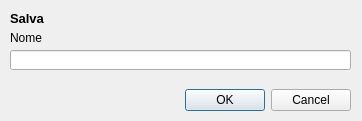
<?xml version="1.0" encoding="UTF-8"?>
<ui version="4.0">
 <class>Dialog</class>
 <widget class="QDialog" name="Dialog">
  <property name="geometry">
   <rect>
    <x>0</x>
    <y>0</y>
    <width>362</width>
    <height>121</height>
   </rect>
  </property>
  <property name="windowTitle">
   <string>Dialog</string>
  </property>
  <widget class="QDialogButtonBox" name="buttonBox">
   <property name="geometry">
    <rect>
     <x>10</x>
     <y>84</y>
     <width>341</width>
     <height>32</height>
    </rect>
   </property>
   <property name="orientation">
    <enum>Qt::Horizontal</enum>
   </property>
   <property name="standardButtons">
    <set>QDialogButtonBox::Cancel|QDialogButtonBox::Ok</set>
   </property>
  </widget>
  <widget class="QLabel" name="label">
   <property name="geometry">
    <rect>
     <x>10</x>
     <y>10</y>
     <width>161</width>
     <height>16</height>
    </rect>
   </property>
   <property name="font">
    <font>
     <pointsize>10</pointsize>
     <weight>75</weight>
     <bold>true</bold>
    </font>
   </property>
   <property name="text">
    <string>Salva</string>
   </property>
  </widget>
  <widget class="QLabel" name="label_2">
   <property name="geometry">
    <rect>
     <x>10</x>
     <y>30</y>
     <width>71</width>
     <height>16</height>
    </rect>
   </property>
   <property name="text">
    <string>Nome</string>
   </property>
  </widget>
  <widget class="QLineEdit" name="colonneNLineEdit">
   <property name="geometry">
    <rect>
     <x>10</x>
     <y>50</y>
     <width>341</width>
     <height>20</height>
    </rect>
   </property>
  </widget>
 </widget>
 <resources/>
 <connections>
  <connection>
   <sender>buttonBox</sender>
   <signal>accepted()</signal>
   <receiver>Dialog</receiver>
   <slot>accept()</slot>
   <hints>
    <hint type="sourcelabel">
     <x>248</x>
     <y>254</y>
    </hint>
    <hint type="destinationlabel">
     <x>157</x>
     <y>274</y>
    </hint>
   </hints>
  </connection>
  <connection>
   <sender>buttonBox</sender>
   <signal>rejected()</signal>
   <receiver>Dialog</receiver>
   <slot>reject()</slot>
   <hints>
    <hint type="sourcelabel">
     <x>316</x>
     <y>260</y>
    </hint>
    <hint type="destinationlabel">
     <x>286</x>
     <y>274</y>
    </hint>
   </hints>
  </connection>
 </connections>
</ui>
